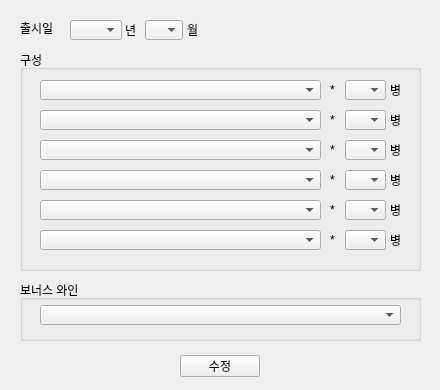
<?xml version="1.0" encoding="UTF-8"?>
<ui version="4.0">
 <class>Form</class>
 <widget class="QWidget" name="Form">
  <property name="geometry">
   <rect>
    <x>0</x>
    <y>0</y>
    <width>440</width>
    <height>390</height>
   </rect>
  </property>
  <property name="windowTitle">
   <string>Form</string>
  </property>
  <widget class="QLabel" name="label_3">
   <property name="geometry">
    <rect>
     <x>20</x>
     <y>20</y>
     <width>41</width>
     <height>16</height>
    </rect>
   </property>
   <property name="text">
    <string>출시일</string>
   </property>
  </widget>
  <widget class="QGroupBox" name="groupBox">
   <property name="geometry">
    <rect>
     <x>20</x>
     <y>50</y>
     <width>401</width>
     <height>221</height>
    </rect>
   </property>
   <property name="title">
    <string>구성</string>
   </property>
   <widget class="QComboBox" name="wineCmb1">
    <property name="geometry">
     <rect>
      <x>20</x>
      <y>30</y>
      <width>281</width>
      <height>20</height>
     </rect>
    </property>
   </widget>
   <widget class="QComboBox" name="countCmb1">
    <property name="geometry">
     <rect>
      <x>325</x>
      <y>30</y>
      <width>41</width>
      <height>20</height>
     </rect>
    </property>
   </widget>
   <widget class="QLabel" name="label_5">
    <property name="geometry">
     <rect>
      <x>370</x>
      <y>30</y>
      <width>16</width>
      <height>20</height>
     </rect>
    </property>
    <property name="text">
     <string>병</string>
    </property>
   </widget>
   <widget class="QLabel" name="label_6">
    <property name="geometry">
     <rect>
      <x>370</x>
      <y>60</y>
      <width>16</width>
      <height>20</height>
     </rect>
    </property>
    <property name="text">
     <string>병</string>
    </property>
   </widget>
   <widget class="QLabel" name="label_7">
    <property name="geometry">
     <rect>
      <x>370</x>
      <y>90</y>
      <width>16</width>
      <height>20</height>
     </rect>
    </property>
    <property name="text">
     <string>병</string>
    </property>
   </widget>
   <widget class="QLabel" name="label_8">
    <property name="geometry">
     <rect>
      <x>370</x>
      <y>120</y>
      <width>16</width>
      <height>20</height>
     </rect>
    </property>
    <property name="text">
     <string>병</string>
    </property>
   </widget>
   <widget class="QLabel" name="label_9">
    <property name="geometry">
     <rect>
      <x>370</x>
      <y>150</y>
      <width>16</width>
      <height>20</height>
     </rect>
    </property>
    <property name="text">
     <string>병</string>
    </property>
   </widget>
   <widget class="QLabel" name="label_10">
    <property name="geometry">
     <rect>
      <x>370</x>
      <y>180</y>
      <width>16</width>
      <height>20</height>
     </rect>
    </property>
    <property name="text">
     <string>병</string>
    </property>
   </widget>
   <widget class="QComboBox" name="countCmb2">
    <property name="geometry">
     <rect>
      <x>325</x>
      <y>60</y>
      <width>41</width>
      <height>20</height>
     </rect>
    </property>
   </widget>
   <widget class="QComboBox" name="countCmb3">
    <property name="geometry">
     <rect>
      <x>325</x>
      <y>90</y>
      <width>41</width>
      <height>20</height>
     </rect>
    </property>
   </widget>
   <widget class="QComboBox" name="countCmb4">
    <property name="geometry">
     <rect>
      <x>325</x>
      <y>120</y>
      <width>41</width>
      <height>20</height>
     </rect>
    </property>
   </widget>
   <widget class="QComboBox" name="countCmb5">
    <property name="geometry">
     <rect>
      <x>325</x>
      <y>150</y>
      <width>41</width>
      <height>20</height>
     </rect>
    </property>
   </widget>
   <widget class="QComboBox" name="countCmb6">
    <property name="geometry">
     <rect>
      <x>325</x>
      <y>180</y>
      <width>41</width>
      <height>20</height>
     </rect>
    </property>
   </widget>
   <widget class="QLabel" name="label_11">
    <property name="geometry">
     <rect>
      <x>310</x>
      <y>30</y>
      <width>16</width>
      <height>20</height>
     </rect>
    </property>
    <property name="text">
     <string>*</string>
    </property>
   </widget>
   <widget class="QLabel" name="label_14">
    <property name="geometry">
     <rect>
      <x>310</x>
      <y>60</y>
      <width>16</width>
      <height>20</height>
     </rect>
    </property>
    <property name="text">
     <string>*</string>
    </property>
   </widget>
   <widget class="QLabel" name="label_15">
    <property name="geometry">
     <rect>
      <x>310</x>
      <y>90</y>
      <width>16</width>
      <height>20</height>
     </rect>
    </property>
    <property name="text">
     <string>*</string>
    </property>
   </widget>
   <widget class="QLabel" name="label_16">
    <property name="geometry">
     <rect>
      <x>310</x>
      <y>120</y>
      <width>16</width>
      <height>20</height>
     </rect>
    </property>
    <property name="text">
     <string>*</string>
    </property>
   </widget>
   <widget class="QLabel" name="label_17">
    <property name="geometry">
     <rect>
      <x>310</x>
      <y>150</y>
      <width>16</width>
      <height>20</height>
     </rect>
    </property>
    <property name="text">
     <string>*</string>
    </property>
   </widget>
   <widget class="QLabel" name="label_18">
    <property name="geometry">
     <rect>
      <x>310</x>
      <y>180</y>
      <width>16</width>
      <height>20</height>
     </rect>
    </property>
    <property name="text">
     <string>*</string>
    </property>
   </widget>
   <widget class="QComboBox" name="wineCmb2">
    <property name="geometry">
     <rect>
      <x>20</x>
      <y>60</y>
      <width>281</width>
      <height>20</height>
     </rect>
    </property>
   </widget>
   <widget class="QComboBox" name="wineCmb3">
    <property name="geometry">
     <rect>
      <x>20</x>
      <y>90</y>
      <width>281</width>
      <height>20</height>
     </rect>
    </property>
   </widget>
   <widget class="QComboBox" name="wineCmb4">
    <property name="geometry">
     <rect>
      <x>20</x>
      <y>120</y>
      <width>281</width>
      <height>20</height>
     </rect>
    </property>
   </widget>
   <widget class="QComboBox" name="wineCmb5">
    <property name="geometry">
     <rect>
      <x>20</x>
      <y>150</y>
      <width>281</width>
      <height>20</height>
     </rect>
    </property>
   </widget>
   <widget class="QComboBox" name="wineCmb6">
    <property name="geometry">
     <rect>
      <x>20</x>
      <y>180</y>
      <width>281</width>
      <height>20</height>
     </rect>
    </property>
   </widget>
  </widget>
  <widget class="QGroupBox" name="groupBox_2">
   <property name="geometry">
    <rect>
     <x>20</x>
     <y>280</y>
     <width>401</width>
     <height>61</height>
    </rect>
   </property>
   <property name="title">
    <string>보너스 와인</string>
   </property>
   <widget class="QComboBox" name="bonusCmb">
    <property name="geometry">
     <rect>
      <x>20</x>
      <y>25</y>
      <width>361</width>
      <height>20</height>
     </rect>
    </property>
   </widget>
  </widget>
  <widget class="QLabel" name="label_13">
   <property name="geometry">
    <rect>
     <x>187</x>
     <y>20</y>
     <width>16</width>
     <height>20</height>
    </rect>
   </property>
   <property name="text">
    <string>월</string>
   </property>
  </widget>
  <widget class="QComboBox" name="monthCmb">
   <property name="geometry">
    <rect>
     <x>145</x>
     <y>20</y>
     <width>38</width>
     <height>20</height>
    </rect>
   </property>
   <property name="currentIndex">
    <number>-1</number>
   </property>
   <property name="maxVisibleItems">
    <number>20</number>
   </property>
   <property name="sizeAdjustPolicy">
    <enum>QComboBox::AdjustToContentsOnFirstShow</enum>
   </property>
  </widget>
  <widget class="QComboBox" name="yearCmb">
   <property name="geometry">
    <rect>
     <x>70</x>
     <y>20</y>
     <width>52</width>
     <height>20</height>
    </rect>
   </property>
   <property name="styleSheet">
    <string notr="true"/>
   </property>
   <property name="editable">
    <bool>false</bool>
   </property>
   <property name="currentText">
    <string/>
   </property>
   <property name="currentIndex">
    <number>-1</number>
   </property>
   <property name="maxVisibleItems">
    <number>20</number>
   </property>
   <property name="sizeAdjustPolicy">
    <enum>QComboBox::AdjustToContentsOnFirstShow</enum>
   </property>
   <property name="frame">
    <bool>true</bool>
   </property>
  </widget>
  <widget class="QLabel" name="label_12">
   <property name="geometry">
    <rect>
     <x>125</x>
     <y>20</y>
     <width>16</width>
     <height>20</height>
    </rect>
   </property>
   <property name="text">
    <string>년</string>
   </property>
  </widget>
  <widget class="QPushButton" name="modifyBtn">
   <property name="geometry">
    <rect>
     <x>180</x>
     <y>355</y>
     <width>80</width>
     <height>22</height>
    </rect>
   </property>
   <property name="text">
    <string>수정</string>
   </property>
  </widget>
 </widget>
 <resources/>
 <connections/>
</ui>
